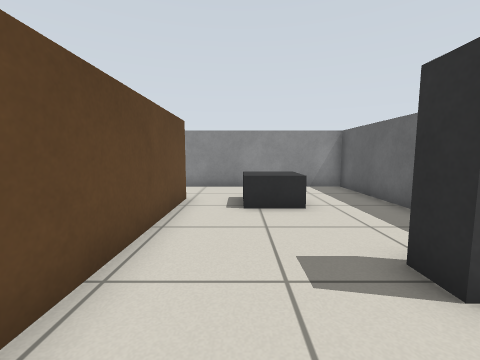
[1] (above)

19 first-person views from a walk through a robot-simulator world made for Gazebo. The camera is 0.69 m above the floor, tilts 6° down and sees 90° across. The floor is counted in squares, 0.5 m on a side. Each view is taken from the middle of a square. On the plan, view 1 faces up. The plan holds only what a view shows up to about 12 squares ahead; the rest is blank.

[2]
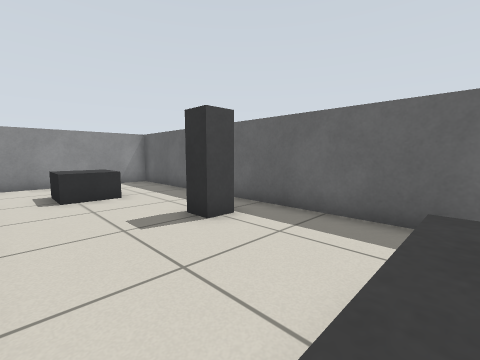

[3]
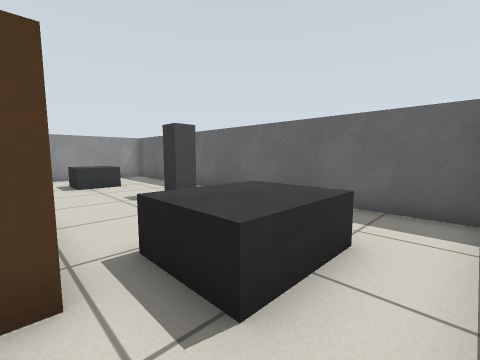

[4]
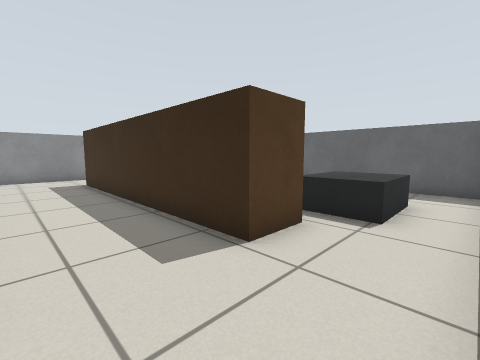

[5]
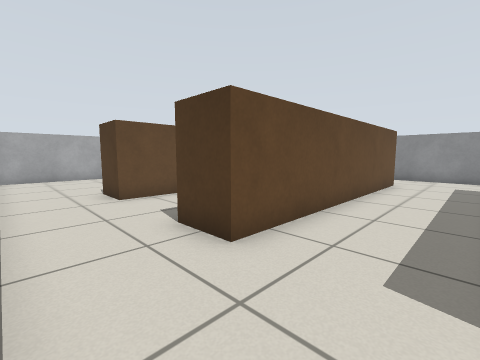

[6]
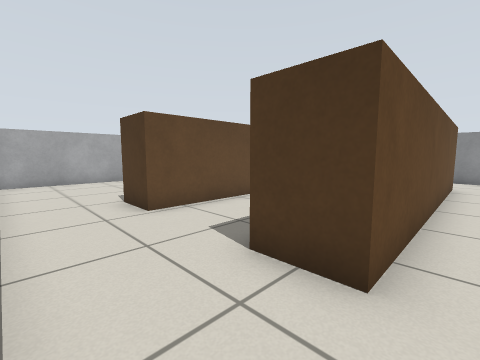

[7]
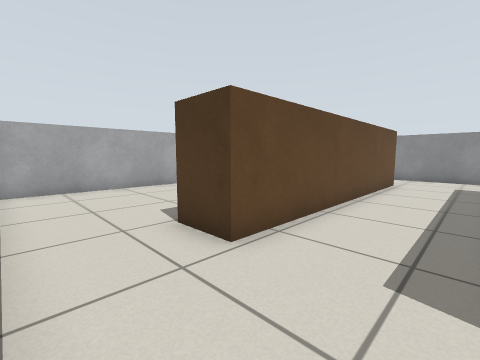

[8]
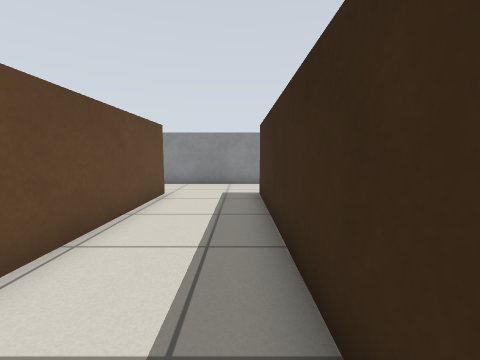

[9]
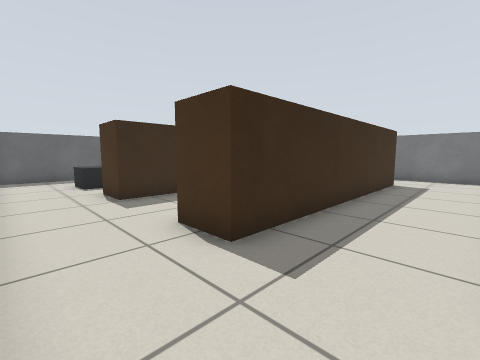

[10]
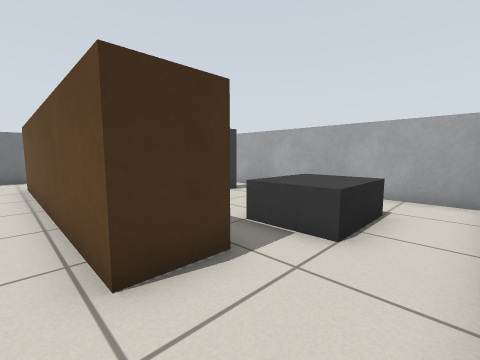

[11]
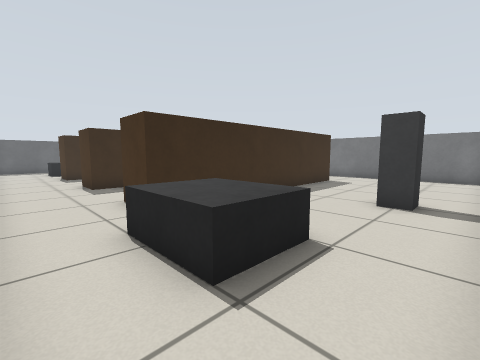

[12]
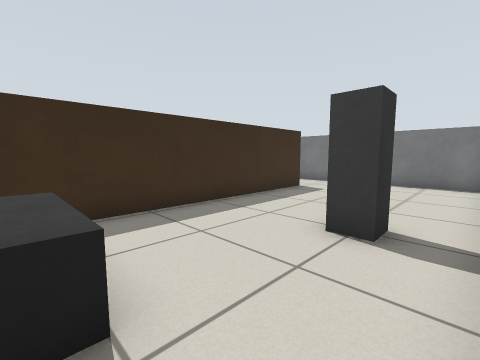

[13]
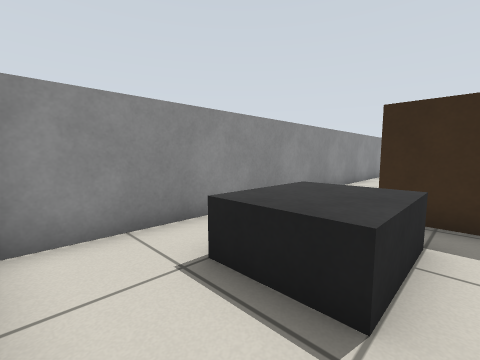

[14]
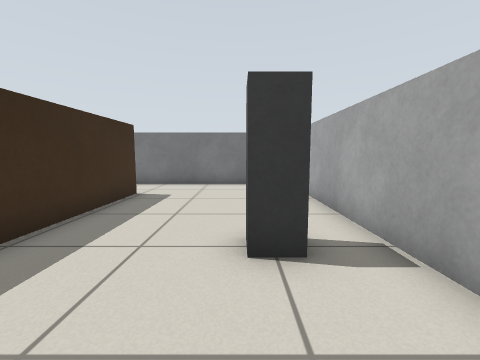

[15]
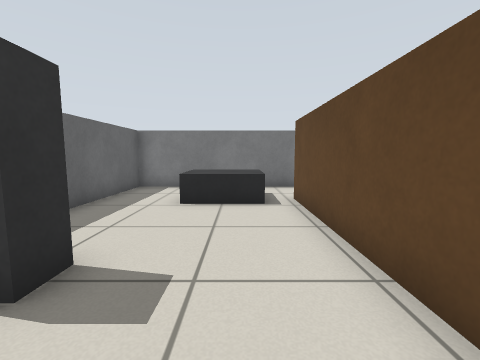

[16]
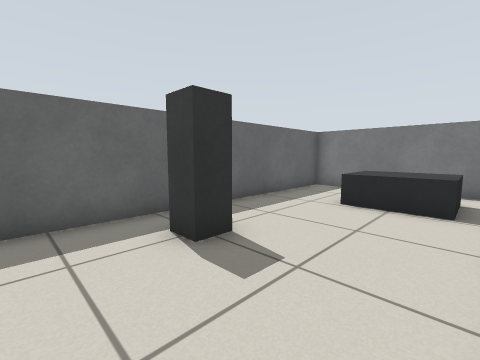

[17]
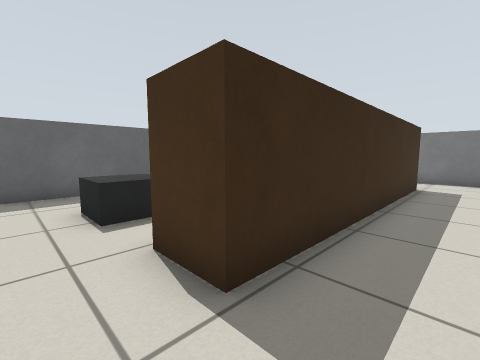

[18]
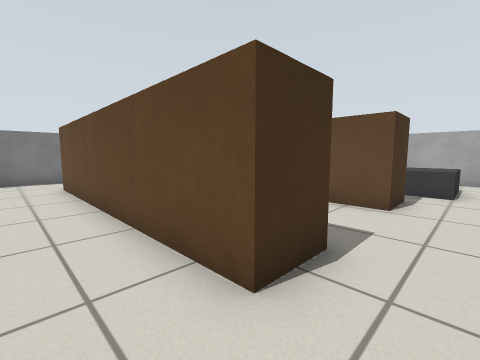

[19]
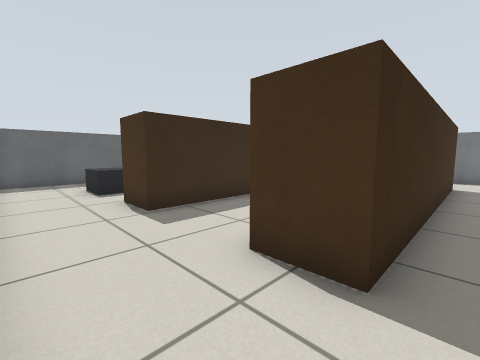

### Floor plan
Ten units are one square. View 1 is at (0, 0); x grows to the right and y downward. Boxes are objects, and circles mark ways between rooms. Rooms are numbered by the first view taken in them; rooms with no view inside come last. Other rooms are left out.
<svg viewBox="-199 -108 248 167">
<path fill="none" stroke="#000" d="M-17 -75 -17 25M-16 54 44 54 44 -103 -14 -103M-67 -75 -67 25M-17 25 -33 25 -33 -75 -17 -75M-39 -103 -64 -103M-14 -103 -24 -103M-65 54 -16 54M-133 -75 -117 -75 -117 25 -133 25M-67 25 -83 25 -83 -75 -67 -75M-64 -103 -134 -103M-134 54 -65 54M-133 25 -133 -75M-134 -103 -194 -103 -194 54 -134 54"/>
<rect x="-5" y="15" width="20" height="20" fill="#bbb"><title>pallet</title></rect>
<rect x="-5" y="-75" width="20" height="20" fill="#bbb"><title>pallet</title></rect>
<rect x="15" y="-35" width="20" height="20" fill="#bbb"><title>pillar</title></rect>
<rect x="-185" y="-35" width="20" height="20" fill="#bbb"><title>pillar</title></rect>
<rect x="-175" y="-85" width="30" height="20" fill="#bbb"><title>pallet</title></rect>
<circle cx="-25" cy="-90" r="3" fill="#2a7"/>
<circle cx="-25" cy="40" r="3" fill="#2a7"/>
<circle cx="-75" cy="-90" r="3" fill="#2a7"/>
<circle cx="-75" cy="40" r="3" fill="#2a7"/>
<circle cx="-125" cy="-90" r="3" fill="#2a7"/>
<circle cx="-125" cy="40" r="3" fill="#2a7"/>
<text x="10" y="-30">1</text>
<text x="-50" y="-30">2</text>
<text x="-100" y="-30">3</text>
<text x="-170" y="-30">4</text>
</svg>
Room 1 opens to room 2. Room 2 opens to room 3. Room 3 opens to room 4.

Where each view was taken, in squares from view 1:
view 1: 0 up, 0 right, facing up
view 2: 2 down, 1 left, facing up-right
view 3: 5 down, 2 left, facing up-right
view 4: 5 down, 6 left, facing up-right
view 5: 5 down, 4 left, facing up-left
view 6: 5 down, 6 left, facing up-left
view 7: 5 down, 9 left, facing up-left
view 8: 1 down, 9 left, facing up
view 9: 10 up, 11 left, facing down-right
view 10: 10 up, 11 left, facing down-left
view 11: 10 up, 19 left, facing down-right
view 12: 7 up, 19 left, facing down-right
view 13: 6 up, 19 left, facing up-right
view 14: 6 up, 17 left, facing down
view 15: 5 up, 0 right, facing down
view 16: 5 up, 1 left, facing down-right
view 17: 9 up, 5 left, facing down-right
view 18: 9 up, 5 left, facing down-left
view 19: 10 up, 9 left, facing down-right
